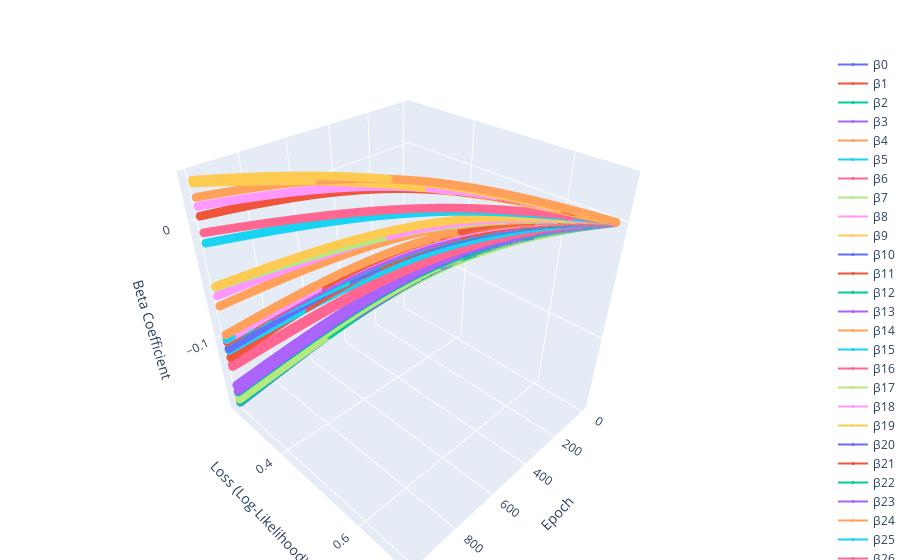

Write notebook code for a chart like this one.
### Markdown cell above
### Visualise Binary Cross-Entropy Loss

### Code cell
plot_optimised_betas(beta_hist, loss_hist)

### Figure 1 — Plotly figure (JSON) as saved in the notebook; plotly's stock layout.template omitted (floating-point values rounded to 4 significant figures; data arrays with more than 128 entries replaced by an {"elided": "..."} marker saying what was removed)
{"data": [{"hovertemplate": "Epoch: %{x}<br>Loss: %{y:.4f}<br>Beta β0: %{z:.4f}<extra></extra>", "line": {"width": 2}, "marker": {"size": 3}, "mode": "lines+markers", "name": "β0", "type": "scatter3d", "x": {"elided": "1000 int values"}, "y": {"elided": "1000 float values"}, "z": {"elided": "1000 float values"}}, {"hovertemplate": "Epoch: %{x}<br>Loss: %{y:.4f}<br>Beta β1: %{z:.4f}<extra></extra>", "line": {"width": 2}, "marker": {"size": 3}, "mode": "lines+markers", "name": "β1", "type": "scatter3d", "x": {"elided": "1000 int values"}, "y": {"elided": "1000 float values"}, "z": {"elided": "1000 float values"}}, {"hovertemplate": "Epoch: %{x}<br>Loss: %{y:.4f}<br>Beta β2: %{z:.4f}<extra></extra>", "line": {"width": 2}, "marker": {"size": 3}, "mode": "lines+markers", "name": "β2", "type": "scatter3d", "x": {"elided": "1000 int values"}, "y": {"elided": "1000 float values"}, "z": {"elided": "1000 float values"}}, {"hovertemplate": "Epoch: %{x}<br>Loss: %{y:.4f}<br>Beta β3: %{z:.4f}<extra></extra>", "line": {"width": 2}, "marker": {"size": 3}, "mode": "lines+markers", "name": "β3", "type": "scatter3d", "x": {"elided": "1000 int values"}, "y": {"elided": "1000 float values"}, "z": {"elided": "1000 float values"}}, {"hovertemplate": "Epoch: %{x}<br>Loss: %{y:.4f}<br>Beta β4: %{z:.4f}<extra></extra>", "line": {"width": 2}, "marker": {"size": 3}, "mode": "lines+markers", "name": "β4", "type": "scatter3d", "x": {"elided": "1000 int values"}, "y": {"elided": "1000 float values"}, "z": {"elided": "1000 float values"}}, {"hovertemplate": "Epoch: %{x}<br>Loss: %{y:.4f}<br>Beta β5: %{z:.4f}<extra></extra>", "line": {"width": 2}, "marker": {"size": 3}, "mode": "lines+markers", "name": "β5", "type": "scatter3d", "x": {"elided": "1000 int values"}, "y": {"elided": "1000 float values"}, "z": {"elided": "1000 float values"}}, {"hovertemplate": "Epoch: %{x}<br>Loss: %{y:.4f}<br>Beta β6: %{z:.4f}<extra></extra>", "line": {"width": 2}, "marker": {"size": 3}, "mode": "lines+markers", "name": "β6", "type": "scatter3d", "x": {"elided": "1000 int values"}, "y": {"elided": "1000 float values"}, "z": {"elided": "1000 float values"}}, {"hovertemplate": "Epoch: %{x}<br>Loss: %{y:.4f}<br>Beta β7: %{z:.4f}<extra></extra>", "line": {"width": 2}, "marker": {"size": 3}, "mode": "lines+markers", "name": "β7", "type": "scatter3d", "x": {"elided": "1000 int values"}, "y": {"elided": "1000 float values"}, "z": {"elided": "1000 float values"}}, {"hovertemplate": "Epoch: %{x}<br>Loss: %{y:.4f}<br>Beta β8: %{z:.4f}<extra></extra>", "line": {"width": 2}, "marker": {"size": 3}, "mode": "lines+markers", "name": "β8", "type": "scatter3d", "x": {"elided": "1000 int values"}, "y": {"elided": "1000 float values"}, "z": {"elided": "1000 float values"}}, {"hovertemplate": "Epoch: %{x}<br>Loss: %{y:.4f}<br>Beta β9: %{z:.4f}<extra></extra>", "line": {"width": 2}, "marker": {"size": 3}, "mode": "lines+markers", "name": "β9", "type": "scatter3d", "x": {"elided": "1000 int values"}, "y": {"elided": "1000 float values"}, "z": {"elided": "1000 float values"}}, {"hovertemplate": "Epoch: %{x}<br>Loss: %{y:.4f}<br>Beta β10: %{z:.4f}<extra></extra>", "line": {"width": 2}, "marker": {"size": 3}, "mode": "lines+markers", "name": "β10", "type": "scatter3d", "x": {"elided": "1000 int values"}, "y": {"elided": "1000 float values"}, "z": {"elided": "1000 float values"}}, {"hovertemplate": "Epoch: %{x}<br>Loss: %{y:.4f}<br>Beta β11: %{z:.4f}<extra></extra>", "line": {"width": 2}, "marker": {"size": 3}, "mode": "lines+markers", "name": "β11", "type": "scatter3d", "x": {"elided": "1000 int values"}, "y": {"elided": "1000 float values"}, "z": {"elided": "1000 float values"}}, {"hovertemplate": "Epoch: %{x}<br>Loss: %{y:.4f}<br>Beta β12: %{z:.4f}<extra></extra>", "line": {"width": 2}, "marker": {"size": 3}, "mode": "lines+markers", "name": "β12", "type": "scatter3d", "x": {"elided": "1000 int values"}, "y": {"elided": "1000 float values"}, "z": {"elided": "1000 float values"}}, {"hovertemplate": "Epoch: %{x}<br>Loss: %{y:.4f}<br>Beta β13: %{z:.4f}<extra></extra>", "line": {"width": 2}, "marker": {"size": 3}, "mode": "lines+markers", "name": "β13", "type": "scatter3d", "x": {"elided": "1000 int values"}, "y": {"elided": "1000 float values"}, "z": {"elided": "1000 float values"}}, {"hovertemplate": "Epoch: %{x}<br>Loss: %{y:.4f}<br>Beta β14: %{z:.4f}<extra></extra>", "line": {"width": 2}, "marker": {"size": 3}, "mode": "lines+markers", "name": "β14", "type": "scatter3d", "x": {"elided": "1000 int values"}, "y": {"elided": "1000 float values"}, "z": {"elided": "1000 float values"}}, {"hovertemplate": "Epoch: %{x}<br>Loss: %{y:.4f}<br>Beta β15: %{z:.4f}<extra></extra>", "line": {"width": 2}, "marker": {"size": 3}, "mode": "lines+markers", "name": "β15", "type": "scatter3d", "x": {"elided": "1000 int values"}, "y": {"elided": "1000 float values"}, "z": {"elided": "1000 float values"}}, {"hovertemplate": "Epoch: %{x}<br>Loss: %{y:.4f}<br>Beta β16: %{z:.4f}<extra></extra>", "line": {"width": 2}, "marker": {"size": 3}, "mode": "lines+markers", "name": "β16", "type": "scatter3d", "x": {"elided": "1000 int values"}, "y": {"elided": "1000 float values"}, "z": {"elided": "1000 float values"}}, {"hovertemplate": "Epoch: %{x}<br>Loss: %{y:.4f}<br>Beta β17: %{z:.4f}<extra></extra>", "line": {"width": 2}, "marker": {"size": 3}, "mode": "lines+markers", "name": "β17", "type": "scatter3d", "x": {"elided": "1000 int values"}, "y": {"elided": "1000 float values"}, "z": {"elided": "1000 float values"}}, {"hovertemplate": "Epoch: %{x}<br>Loss: %{y:.4f}<br>Beta β18: %{z:.4f}<extra></extra>", "line": {"width": 2}, "marker": {"size": 3}, "mode": "lines+markers", "name": "β18", "type": "scatter3d", "x": {"elided": "1000 int values"}, "y": {"elided": "1000 float values"}, "z": {"elided": "1000 float values"}}, {"hovertemplate": "Epoch: %{x}<br>Loss: %{y:.4f}<br>Beta β19: %{z:.4f}<extra></extra>", "line": {"width": 2}, "marker": {"size": 3}, "mode": "lines+markers", "name": "β19", "type": "scatter3d", "x": {"elided": "1000 int values"}, "y": {"elided": "1000 float values"}, "z": {"elided": "1000 float values"}}, {"hovertemplate": "Epoch: %{x}<br>Loss: %{y:.4f}<br>Beta β20: %{z:.4f}<extra></extra>", "line": {"width": 2}, "marker": {"size": 3}, "mode": "lines+markers", "name": "β20", "type": "scatter3d", "x": {"elided": "1000 int values"}, "y": {"elided": "1000 float values"}, "z": {"elided": "1000 float values"}}, {"hovertemplate": "Epoch: %{x}<br>Loss: %{y:.4f}<br>Beta β21: %{z:.4f}<extra></extra>", "line": {"width": 2}, "marker": {"size": 3}, "mode": "lines+markers", "name": "β21", "type": "scatter3d", "x": {"elided": "1000 int values"}, "y": {"elided": "1000 float values"}, "z": {"elided": "1000 float values"}}, {"hovertemplate": "Epoch: %{x}<br>Loss: %{y:.4f}<br>Beta β22: %{z:.4f}<extra></extra>", "line": {"width": 2}, "marker": {"size": 3}, "mode": "lines+markers", "name": "β22", "type": "scatter3d", "x": {"elided": "1000 int values"}, "y": {"elided": "1000 float values"}, "z": {"elided": "1000 float values"}}, {"hovertemplate": "Epoch: %{x}<br>Loss: %{y:.4f}<br>Beta β23: %{z:.4f}<extra></extra>", "line": {"width": 2}, "marker": {"size": 3}, "mode": "lines+markers", "name": "β23", "type": "scatter3d", "x": {"elided": "1000 int values"}, "y": {"elided": "1000 float values"}, "z": {"elided": "1000 float values"}}, {"hovertemplate": "Epoch: %{x}<br>Loss: %{y:.4f}<br>Beta β24: %{z:.4f}<extra></extra>", "line": {"width": 2}, "marker": {"size": 3}, "mode": "lines+markers", "name": "β24", "type": "scatter3d", "x": {"elided": "1000 int values"}, "y": {"elided": "1000 float values"}, "z": {"elided": "1000 float values"}}, {"hovertemplate": "Epoch: %{x}<br>Loss: %{y:.4f}<br>Beta β25: %{z:.4f}<extra></extra>", "line": {"width": 2}, "marker": {"size": 3}, "mode": "lines+markers", "name": "β25", "type": "scatter3d", "x": {"elided": "1000 int values"}, "y": {"elided": "1000 float values"}, "z": {"elided": "1000 float values"}}, {"hovertemplate": "Epoch: %{x}<br>Loss: %{y:.4f}<br>Beta β26: %{z:.4f}<extra></extra>", "line": {"width": 2}, "marker": {"size": 3}, "mode": "lines+markers", "name": "β26", "type": "scatter3d", "x": {"elided": "1000 int values"}, "y": {"elided": "1000 float values"}, "z": {"elided": "1000 float values"}}, {"hovertemplate": "Epoch: %{x}<br>Loss: %{y:.4f}<br>Beta β27: %{z:.4f}<extra></extra>", "line": {"width": 2}, "marker": {"size": 3}, "mode": "lines+markers", "name": "β27", "type": "scatter3d", "x": {"elided": "1000 int values"}, "y": {"elided": "1000 float values"}, "z": {"elided": "1000 float values"}}, {"hovertemplate": "Epoch: %{x}<br>Loss: %{y:.4f}<br>Beta β28: %{z:.4f}<extra></extra>", "line": {"width": 2}, "marker": {"size": 3}, "mode": "lines+markers", "name": "β28", "type": "scatter3d", "x": {"elided": "1000 int values"}, "y": {"elided": "1000 float values"}, "z": {"elided": "1000 float values"}}, {"hovertemplate": "Epoch: %{x}<br>Loss: %{y:.4f}<br>Beta β29: %{z:.4f}<extra></extra>", "line": {"width": 2}, "marker": {"size": 3}, "mode": "lines+markers", "name": "β29", "type": "scatter3d", "x": {"elided": "1000 int values"}, "y": {"elided": "1000 float values"}, "z": {"elided": "1000 float values"}}], "layout": {"margin": {"b": 0, "l": 0, "r": 0, "t": 50}, "scene": {"xaxis": {"title": {"text": "Epoch"}}, "yaxis": {"title": {"text": "Loss (Log-Likelihood)"}}, "zaxis": {"title": {"text": "Beta Coefficient"}}}, "showlegend": true}}
